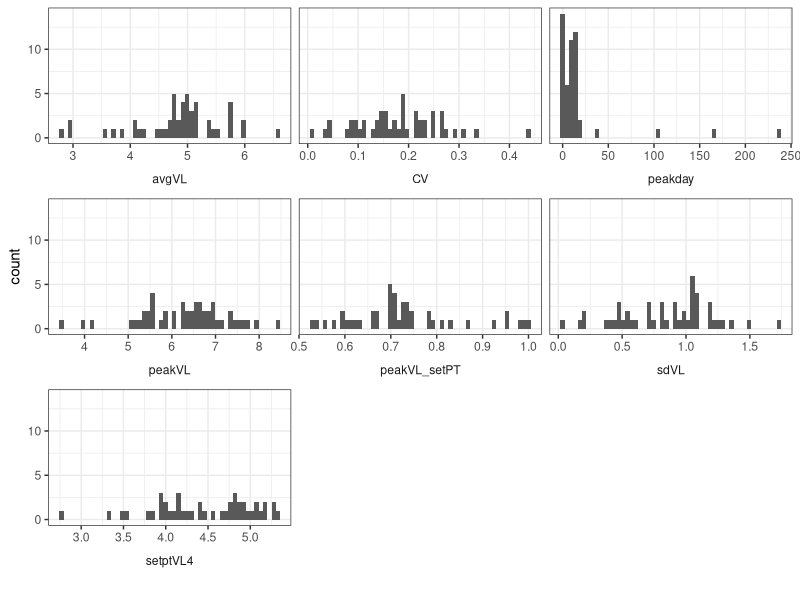
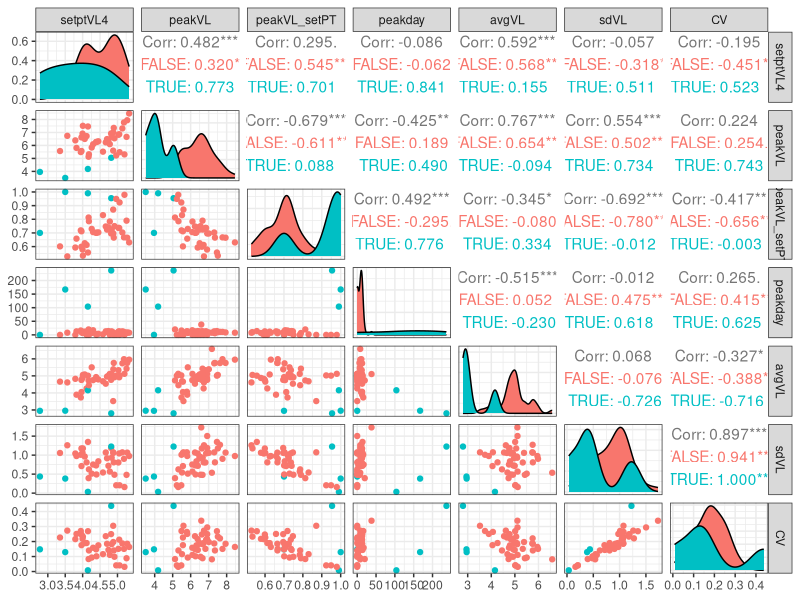
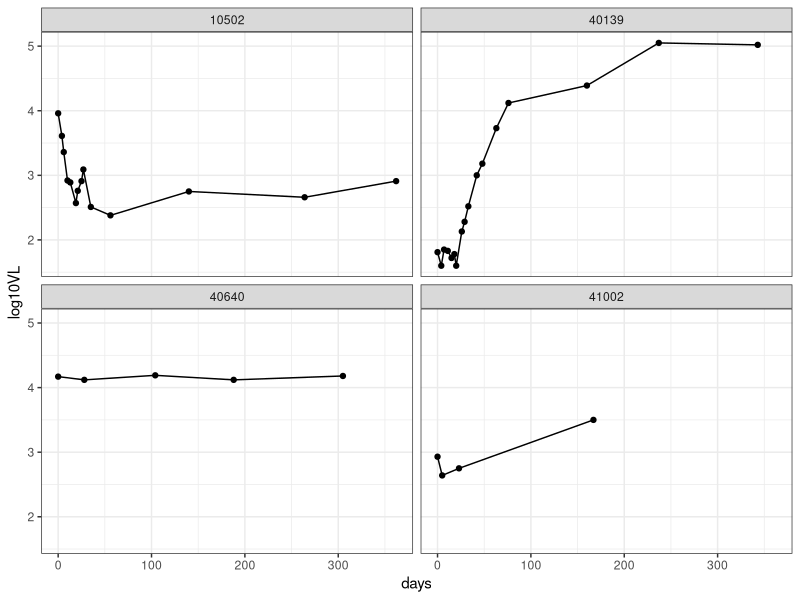

Generate these figures, in order, with R:
## ---- chunk 1
knitr::opts_chunk$set(echo = TRUE)
## ---- chunk 2
library(tidyverse)
library(kableExtra)
theme_set(theme_bw())

save_data = F

fix_names = function(x){
  #this loads the header exactly
  suppressMessages({
    x = read_csv("../../data/RV217Master.csv", n_max = 0) %>%
      names()
    })    
  
  x %>%
    str_replace_all("#", "") %>%
    str_replace_all("%", "pct") %>%
    tidy_names(syntactic = T, quiet = T) 
}


# read.csv loads the data than read_csv
rv217_raw = read.csv("../../data/RV217Master.csv", stringsAsFactors = F,
                 na.strings = "") %>%
  as_tibble(.name_repair = fix_names) %>%
  #using Dan's naming conventions
  rename(
    ID = PIN,
    draw_date = Draw.Date,
    VL = Abbott.RealTime.HIV.1.RNA..Copies.ml.,
    log10VL = Abbott.RealTime.HIV.1.RNA.Log..Copies.ml.,
    VL_site = VL.run.by.MHRP..M..or.Site..S.,
    visit_code = Visit
  ) %>%
  mutate(
    VLunit = "copies/mL"
  )

glimpse(rv217_raw)

## ---- chunk 3

missing_id = rv217_raw %>%
  subset(is.na(ID))

nrow(missing_id)

select(missing_id, contains("VL"), contains("CD"), contains("B.")) %>%
  na.omit %>%
  nrow()

## ---- chunk 4
full_missing_rows = map(1:nrow(rv217_raw), function(i){
  if(all(is.na(select(rv217_raw, -VLunit)[i, ]))) i
}) %>%
  flatten_dbl()

full_missing_rows

x = nrow(rv217_raw)
x
rv217_raw = rv217_raw[-c(full_missing_rows), ]
nrow(rv217_raw)
if(x - nrow(rv217_raw) != 3) stop("total missing rows has changed") else rm(x)

# confirm
map(1:nrow(rv217_raw), function(i){
  if(all(is.na(select(rv217_raw, -VLunit)[i, ]))) i
}) %>%
  flatten_dbl()

## ---- chunk 5
tmp_missing_id = map_df(which(is.na(rv217_raw$ID)), function(i){
  rows = c(i - 1, i, i + 1)
  tibble(
    missing_row = i,
    check_rows = str_c(rows, collapse = ","),
    check_id = paste(map_dbl(rows, ~(rv217_raw$ID[.x])), collapse = ","),
    same = str_split_fixed(check_id, ",", n = 3)[,1] == str_split_fixed(check_id, ",", n = 3)[,3] 
  )
})

tmp_missing_id

tmp_missing_id %>%
  subset(!same) %>%
  select(check_rows) %>%
  unlist() %>%
  paste(collapse = ",") %>%
  str_split(",") %>%
  unlist() %>%
  as.numeric %>%
  slice(rownames_to_column(rv217_raw), ., .preserve = T) %>%
  select(rowname, ID, draw_date, Notes, visit_code, days.from.1st.pos)

## ---- chunk 6

rv217_raw = rv217_raw %>%
  mutate(ID = zoo::na.locf(ID))
  

rv217_raw %>%
  subset(is.na(ID)) %>%
  nrow()

## ---- chunk 7

rv217_raw %>%
  select(contains("VL"), contains("CD"), contains("B.")) %>%
  summarize_all(class) %>%
  gather()

map(rv217_raw$log10VL, function(i){
  if(!is.na(i) & is.na(as.numeric(i))) i
}) %>%
  flatten_chr()

rv217_raw$log10VL[which(rv217_raw$log10VL == "Aptima Reactive")] = NA
rv217_raw$log10VL = as.numeric(rv217_raw$log10VL)

rv217_raw %>%
  select(contains("VL"), contains("CD"), contains("B.")) %>%
  summarize_all(class) %>%
  gather()

## ---- chunk 8
priority_site_dat = rv217_raw %>% group_by(ID) %>%
  summarize(
    total_priority = n_distinct(na.omit(Priority)),
    priority = paste0(na.omit(Priority), collapse = ""),
    total_site = n_distinct(na.omit(Site)),
    site_raw = paste0(na.omit(Site), collapse = "")
  )

priority_site_dat %>%
  subset(total_priority > 1 | total_site > 1) %>%
  nrow()

unique(priority_site_dat$priority)
unique(priority_site_dat$site_raw)

priority_site_dat = priority_site_dat %>%
  mutate(site = case_when(
    str_detect(tolower(site_raw), "th") ~ "Thailand",
    str_detect(tolower(site_raw), "ug") ~ "Uganda",
    TRUE ~ NA_character_
  ))

unique(priority_site_dat$site)
with(priority_site_dat, table(site_raw, site, useNA = "ifany"))

priority_site_dat %>%
  subset(is.na(site)) %>%
  select(ID, site) 

## ---- chunk 9

rv217_raw = rv217_raw %>%
  select(-Priority, -Site) %>%
  left_join(select(priority_site_dat, ID, priority, site), by = "ID") %>%
  select(-visit_code, -Notes, -EIA, -WB, everything()) # moves misc. variables to the end
  
## ---- chunk 10
aptima_vals = map_chr(rv217_raw$APTIMA, function(i){
  if(!is.na(i) & is.na(suppressWarnings(as.numeric(i)))) return(i) else return(NA_character_)
}) 

aptima_vals %>% unique()

rv217_raw = rv217_raw %>%
  mutate(
    APTIMA_num = suppressWarnings(as.numeric(APTIMA))
    )
  
## ---- chunk 11
missing_time_all = rv217_raw %>%
  group_by(ID) %>%
  mutate(
    any_missing_day = any(is.na(days.from.1st.pos))
  ) %>%
  subset(any_missing_day)

# missing times but has date
date_missing_time = missing_time_all %>%
  group_by(ID) %>%
  mutate(
   vl_missing_time = any(is.na(days.from.1st.pos) & !is.na(draw_date))
  ) %>%
  subset(vl_missing_time)

ids_missing_days = unique(date_missing_time$ID)

date_missing_time %>%
  group_by(ID) %>%
  summarize(
    any(days.from.1st.pos == 0)
    )

## ---- chunk 12

# recode a weird entry
date_missing_time$draw_date[date_missing_time$draw_date == "NO SAMPLES"] <- NA

clean_vl_missing_time = date_missing_time %>%
  group_by(ID) %>%
  mutate(
    infection_time = if(any(!is.na(days.from.1st.pos))) na.omit(draw_date[days.from.1st.pos == 0]) else{
                             na.omit(draw_date[APTIMA == "R"])},
    days.from.1st.pos = as.numeric(difftime(as.Date(draw_date, format = "%d-%b-%y"),
                                 as.Date(infection_time, format = "%d-%b-%y"), 
                                 units = "days"))
  ) %>%
  select(-infection_time, -any_missing_day, -vl_missing_time)


## ---- chunk 13
nrow(rv217_raw)

rv217_raw = rv217_raw %>%
  subset(!ID %in% ids_missing_days) %>% # these are processed separately
  bind_rows(clean_vl_missing_time) %>% # and added back here
  rename(days_dx = days.from.1st.pos) %>%
  group_by(ID) %>%
  mutate(
    posVL = !is.na(VL),
    days = days_dx - min(days_dx[posVL])
  ) 

nrow(rv217_raw)

## ---- chunk 14
ARV_notes = rv217_raw %>% 
  subset(str_detect(Notes, "ARV")) %>%
  select(ID, draw_date, days, Notes) %>%
  add_count() %>% 
  group_by(ID) %>%
  mutate(first_note_day = min(days)) %>%
  subset(days == first_note_day) %>%
  rename(arv_note = Notes) %>%
  select(ID, draw_date, days, arv_note) %>%
  mutate(
    arv_matches_date = !ID %in% c(10742, 10204, 40700),
    arv_date = case_when(
      arv_matches_date ~ draw_date,
      ID == 10742 ~ "12-Mar-14",
      ID == 10204 ~ "03-Aug-12",
      ID == 40700 ~ "29-Apr-14",
      TRUE ~ NA_character_
      ),
    adj_time = as.numeric(difftime(as.Date(draw_date, format = "%d-%b-%y"),
                                 as.Date(arv_date, format = "%d-%b-%y"), 
                                 units = "days")),
    arv_day = days - adj_time
    )

ARV_notes

write_csv(ARV_notes, "ARV_notes.csv")

## ---- chunk 15
rv217_raw = ARV_notes %>%
  select(ID, arv_day) %>%
  right_join(rv217_raw, by = "ID") %>%
  mutate(
    arv_note = str_detect(Notes, "ARV"),
    any_arv = any(is.na(arv_day)),
    primary_kinetics = days >= 0 & days <= 365 & (is.na(arv_day) | days < arv_day)
  )

## ---- chunk 16

summary_dat = rv217_raw %>%
  group_by(ID) %>%
  subset(!is.na(log10VL) & primary_kinetics) %>%
  summarize(
    total = n(),
    setptVL4 = mean(log10VL[days >= 4*28]),
    peakVL = max(log10VL),
    peakVL_setPT = setptVL4/peakVL,
    peakday = days[which.max(log10VL)],
    avgVL = mean(log10VL),
    sdVL = sd(log10VL),
    CV = sdVL/avgVL
  ) %>%
  subset(total > 2)

summary_dat %>%
  gather(VLstat, X, setptVL4:CV) %>%
  ggplot(aes(x = X)) +
  geom_histogram(bins = 51) +
  scale_x_continuous("") +
  facet_wrap(~VLstat, scales = "free_x", strip.position = "bottom") +
  theme(strip.placement = "outside", strip.background = element_blank())

## ---- chunk 17
peakday_filter = 100
peakVL_filter= 5

summary_dat %>%
  ungroup() %>%
  dplyr::select(-ID, -total) %>%
  mutate(filter = peakday >= peakday_filter | peakVL < peakVL_filter) %>%
  GGally::ggpairs(mapping = aes(colour = factor(filter)),
                  columns = names(summary_dat)[-c(1, 2)])

## ---- chunk 18
filtered_id = subset(summary_dat,  peakday >= peakday_filter | peakVL < peakVL_filter)$ID

rv217_raw %>%
  subset(ID %in% filtered_id & primary_kinetics) %>%
  subset(!is.na(log10VL)) %>%
  ggplot(aes(x = days, y = log10VL)) +
  geom_point() + geom_line() +
  facet_wrap(~ID)

## ---- chunk 19
names(rv217_raw) = str_remove_all(names(rv217_raw), "\\.")
glimpse(rv217_raw)


rv217_raw %>%
  select(ID, draw_date, days, VL, log10VL, VLunit, posVL, primary_kinetics, CD4, CD8, NK, B,
         APTIMA, APTIMA_num, days_dx, contains("pct"), everything()) %>%
  write_csv("../../data/RV217Clean.csv")
